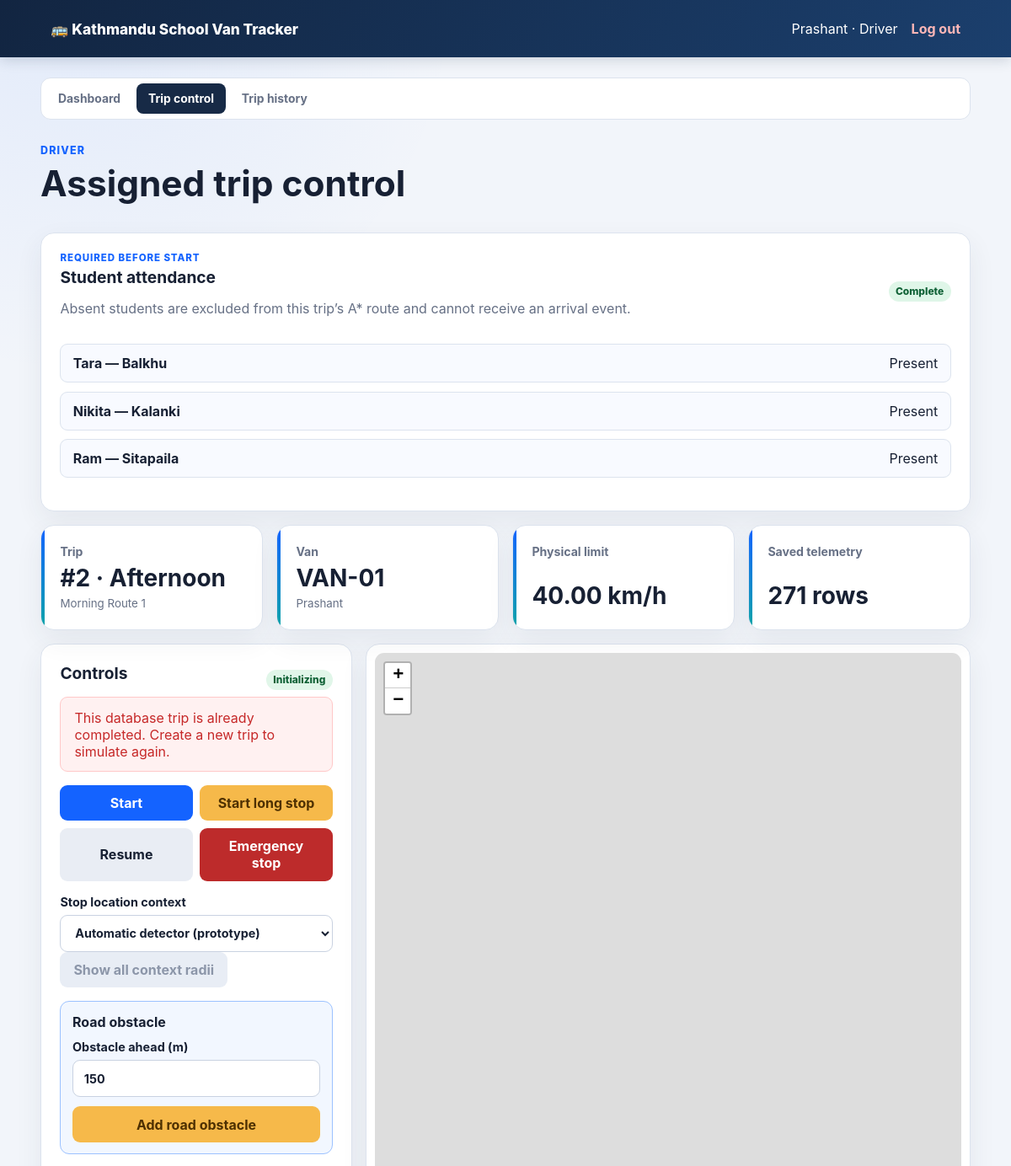
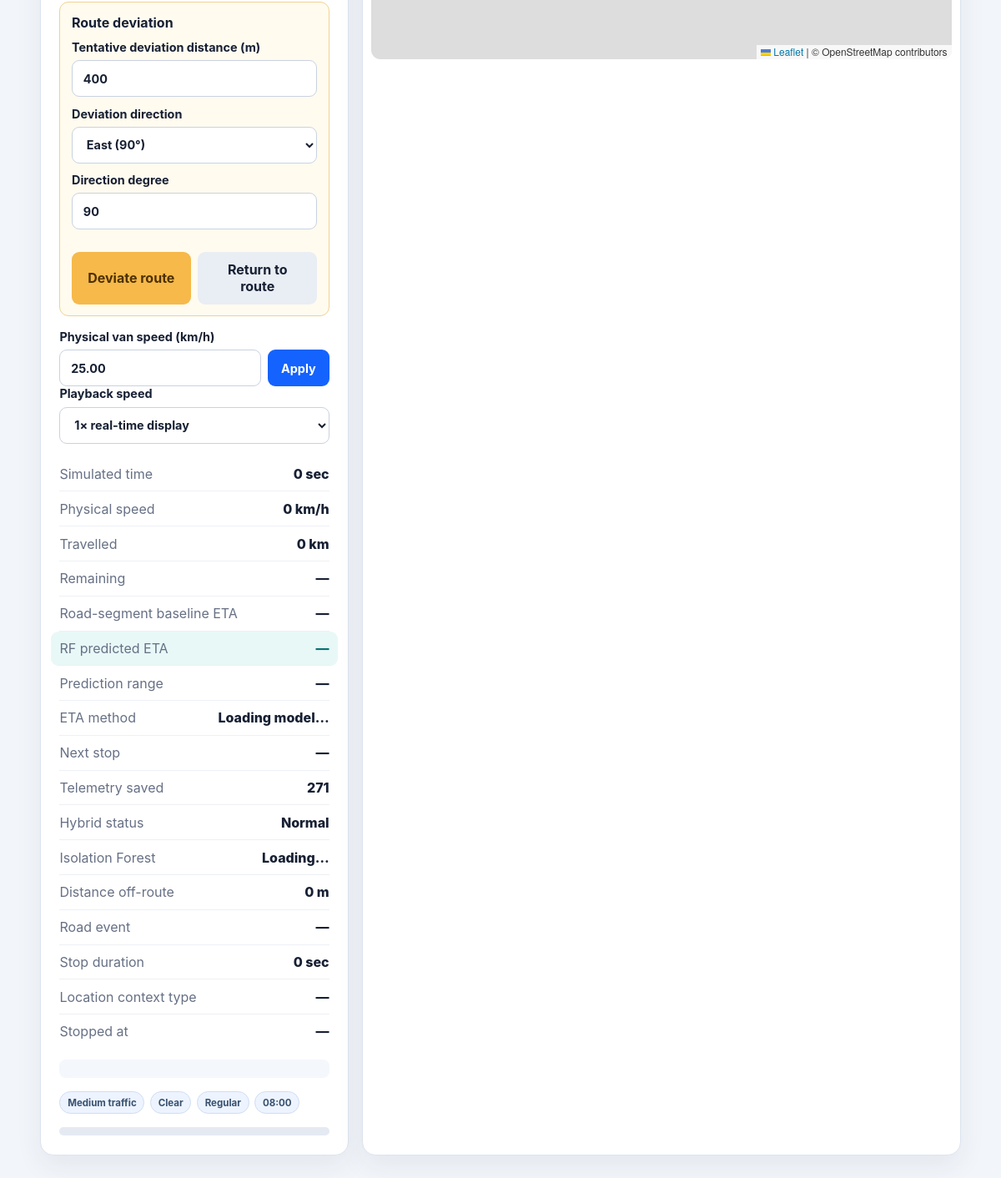
Screenshot of /trip-control.php?trip_id=2 (signed in) with the database file from the repository (2 pictures, top to bottom).
### tables this page shows
CREATE TABLE `trip_stops` (
  `id` bigint(20) unsigned NOT NULL AUTO_INCREMENT,
  `trip_id` bigint(20) unsigned NOT NULL,
  `student_id` bigint(20) unsigned DEFAULT NULL,
  `stop_order` smallint(5) unsigned NOT NULL,
  `stop_name` varchar(255) NOT NULL,
  `stop_lat` decimal(10,8) NOT NULL,
  `stop_lng` decimal(11,8) NOT NULL,
  `route_distance_m` decimal(12,2) DEFAULT NULL,
  `stop_type` enum('student_home','school','depot') NOT NULL,
  `attendance_status` enum('unmarked','present','absent') NOT NULL DEFAULT 'unmarked',
  `attendance_marked_at` datetime DEFAULT NULL,
  `attendance_marked_by` bigint(20) unsigned DEFAULT NULL,
  `status` enum('pending','arrived','skipped') NOT NULL DEFAULT 'pending',
  `arrived_at` datetime DEFAULT NULL,
  PRIMARY KEY (`id`),
  UNIQUE KEY `uq_trip_stop_order` (`trip_id`,`stop_order`),
  KEY `fk_trip_stops_student` (`student_id`),
  KEY `idx_trip_stops_attendance` (`trip_id`,`attendance_status`),
  KEY `fk_trip_stops_attendance_user` (`attendance_marked_by`),
  CONSTRAINT `fk_trip_stops_attendance_user` FOREIGN KEY (`attendance_marked_by`) REFERENCES `users` (`id`) ON DELETE SET NULL,
  CONSTRAINT `fk_trip_stops_student` FOREIGN KEY (`student_id`) REFERENCES `students` (`id`) ON DELETE SET NULL,
  CONSTRAINT `fk_trip_stops_trip` FOREIGN KEY (`trip_id`) REFERENCES `trips` (`id`) ON DELETE CASCADE
);

CREATE TABLE `trips` (
  `id` bigint(20) unsigned NOT NULL AUTO_INCREMENT,
  `route_id` bigint(20) unsigned NOT NULL,
  `van_id` bigint(20) unsigned NOT NULL,
  `driver_id` bigint(20) unsigned NOT NULL,
  `trip_type` enum('morning','afternoon') NOT NULL,
  `status` enum('scheduled','active','paused','emergency','completed','cancelled') NOT NULL DEFAULT 'scheduled',
  `started_at` datetime DEFAULT NULL,
  `completed_at` datetime DEFAULT NULL,
  `simulated_elapsed_sec` int(10) unsigned NOT NULL DEFAULT 0,
  `current_lat` decimal(10,8) DEFAULT NULL,
  `current_lng` decimal(11,8) DEFAULT NULL,
  `physical_speed_kmh` decimal(6,2) NOT NULL DEFAULT 0.00,
  `playback_multiplier` decimal(5,2) NOT NULL DEFAULT 1.00,
  `total_distance_m` decimal(12,2) NOT NULL DEFAULT 0.00,
  `distance_travelled_m` decimal(12,2) NOT NULL DEFAULT 0.00,
  `reached_stop_count` smallint(5) unsigned NOT NULL DEFAULT 0,
  `heading_deg` decimal(6,2) NOT NULL DEFAULT 0.00,
  `scenario_traffic_level` enum('low','medium','high') NOT NULL DEFAULT 'medium',
  `scenario_weather` enum('clear','rain','heavy_rain','fog') NOT NULL DEFAULT 'clear',
  `scenario_school_period` enum('regular','exam','half_day') NOT NULL DEFAULT 'regular',
  `scenario_hour_of_day` tinyint(3) unsigned NOT NULL DEFAULT 8,
  `scenario_day_of_week` tinyint(3) unsigned NOT NULL DEFAULT 0,
  `route_road_type` varchar(50) NOT NULL DEFAULT 'unclassified',
  `baseline_duration_sec` decimal(10,2) DEFAULT NULL,
  `predicted_eta_sec` decimal(10,2) DEFAULT NULL,
  `predicted_eta_lower_sec` decimal(10,2) DEFAULT NULL,
  `predicted_eta_upper_sec` decimal(10,2) DEFAULT NULL,
  `eta_model_version` varchar(80) DEFAULT NULL,
  `random_seed` int(10) unsigned DEFAULT NULL,
  `created_at` timestamp NOT NULL DEFAULT current_timestamp(),
  PRIMARY KEY (`id`),
  KEY `idx_trips_status` (`status`),
  KEY `idx_trips_van` (`van_id`),
  KEY `fk_trips_route` (`route_id`),
  KEY `fk_trips_driver` (`driver_id`),
  CONSTRAINT `fk_trips_driver` FOREIGN KEY (`driver_id`) REFERENCES `drivers` (`id`),
  CONSTRAINT `fk_trips_route` FOREIGN KEY (`route_id`) REFERENCES `routes` (`id`),
  CONSTRAINT `fk_trips_van` FOREIGN KEY (`van_id`) REFERENCES `vans` (`id`)
);

CREATE TABLE `routes` (
  `id` bigint(20) unsigned NOT NULL AUTO_INCREMENT,
  `name` varchar(120) NOT NULL,
  `start_name` varchar(160) NOT NULL,
  `start_lat` decimal(10,8) NOT NULL,
  `start_lng` decimal(11,8) NOT NULL,
  `school_name` varchar(160) NOT NULL,
  `school_lat` decimal(10,8) NOT NULL,
  `school_lng` decimal(11,8) NOT NULL,
  `algorithm` enum('astar','contraction_hierarchy') NOT NULL DEFAULT 'astar',
  `active` tinyint(1) NOT NULL DEFAULT 1,
  `created_at` timestamp NOT NULL DEFAULT current_timestamp(),
  PRIMARY KEY (`id`)
);

### web/trip-control.php (the view, shortened to what the rows shown need)
<?php
require_once __DIR__ . '/includes/auth.php';
require_once __DIR__ . '/includes/layout.php';
$pdo = database();
$tripId = positive_int($_GET['trip_id'] ?? null);
$trip = null;
$attendanceComplete = false;
$attendanceRequired = false;
$studentTripStops = [];
$lastSavedSample = -1;
if ($tripId !== null && find_accessible_trip($pdo, $tripId) !== null) {
    $tripStatement = $pdo->prepare(
        'SELECT t.*, r.name AS route_name, r.start_name, r.start_lat, r.start_lng,
                r.school_name, r.school_lat, r.school_lng,
                v.van_number, v.plate_number, v.speed_limit_kmh,
                u.name AS driver_name
         FROM trips t
         JOIN routes r ON r.id = t.route_id
         JOIN vans v ON v.id = t.van_id
         JOIN drivers d ON d.id = t.driver_id
         JOIN users u ON u.id = d.user_id
         WHERE t.id = :trip_id'
    );
    $tripStatement->execute(['trip_id' => $tripId]);
    $trip = $tripStatement->fetch() ?: null;
    if ($trip !== null) {
        $attendanceRequired = $trip['trip_type'] === 'afternoon';
        $stopStatement = $pdo->prepare(
            'SELECT * FROM trip_stops
             WHERE trip_id = :trip_id ORDER BY stop_order'
        );
        $stopStatement->execute(['trip_id' => $tripId]);
        $tripStops = $stopStatement->fetchAll();
        $studentTripStops = array_values(array_filter(
            $tripStops,
            static fn(array $stop): bool => $stop['student_id'] !== null
        ));
        $attendanceComplete = !$attendanceRequired || (
            count($studentTripStops) > 0
            && count(array_filter(
                $studentTripStops,
                static fn(array $stop): bool => in_array(
                    $stop['attendance_status'], ['present', 'absent'], true
                )
            )) === count($studentTripStops)
        );
        $sampleStatement = $pdo->prepare(
            'SELECT COALESCE(MAX(sample_index), -1)
             FROM trip_telemetry WHERE trip_id = :trip_id'
        );
        $sampleStatement->execute(['trip_id' => $tripId]);
        $lastSavedSample = (int) $sampleStatement->fetchColumn();
    }
}
render_header('Driver trip control');
?>
<link rel="stylesheet" href="https://unpkg.com/leaflet@1.9.4/dist/leaflet.css">
<div class="page-heading">
    <div>
        <h1>Assigned trip control</h1>
    </div>
</div>
<?php if ($trip !== null): ?>
    <?php if ($attendanceRequired): ?>
    <section class="panel attendance-panel">
        <div class="simulation-status-row">
            <div>
                <span class="panel-kicker">Required before Start</span>
                <h2>Student attendance</h2>
                <p class="muted">Absent students are excluded from this trip’s A* route and cannot receive an arrival event.</p>
            </div>
            <span class="status-badge <?= $attendanceComplete ? 'status-active' : 'status-paused' ?>">
                <?= $attendanceComplete ? 'Complete' : 'Required' ?>
            </span>
        </div>
        <?php if ($trip['status'] === 'scheduled'): ?>
            <form method="post" class="attendance-form">
                <input type="hidden" name="csrf_token" value="<?= csrf_token() ?>">
                <input type="hidden" name="action" value="save_attendance">
                <div class="attendance-list">
                    <?php foreach ($studentTripStops as $studentStop): ?>
                        <fieldset class="attendance-row">
                            <legend><?= escape($studentStop['stop_name']) ?></legend>
                            <label><input type="radio"
                                name="attendance[<?= (int) $studentStop['id'] ?>]"
                                value="present"
                                <?= $studentStop['attendance_status'] === 'present' ? 'checked' : '' ?> required> Present</label>
                            <label><input type="radio"
                                name="attendance[<?= (int) $studentStop['id'] ?>]"
                                value="absent"
                                <?= $studentStop['attendance_status'] === 'absent' ? 'checked' : '' ?> required> Absent</label>
                        </fieldset>
                    <?php endforeach; ?>
                </div>
                <button type="submit">Save attendance</button>
            </form>
        <?php else: ?>
            <div class="attendance-list">
                <?php foreach ($studentTripStops as $studentStop): ?>
                    <div class="attendance-row">
                        <strong><?= escape($studentStop['stop_name']) ?></strong>
                        <span><?= escape(ucfirst($studentStop['attendance_status'])) ?></span>
                    </div>
                <?php endforeach; ?>
            </div>
        <?php endif; ?>
    </section>
    <?php endif; ?>
    <section class="metric-grid simulation-metrics">
        <?php
        status_card('Trip', '#' . $trip['id'] . ' · ' . ucfirst($trip['trip_type']), $trip['route_name']);
        ?>
    </section>
    <section class="simulation-layout">
        <aside class="panel simulation-controls">
            <div class="simulation-status-row">
                <div>
                    <h2>Controls</h2>
                </div>
                <span id="simulation-status" class="status-badge">Initializing</span>
            </div>
            <div id="simulation-error" class="alert alert-danger" hidden></div>
            <div class="control-button-grid">
                <button id="start-trip">Start</button>
                <button id="pause-trip" class="warning-button">Start long stop</button>
                <button id="resume-trip" class="secondary-button">Resume</button>
                <button id="emergency-trip" class="danger-button">Emergency stop</button>
            </div>
            <label>Stop location context
                <select id="stop-context">
                    <option value="auto" selected>Automatic detector (prototype)</option>
                </select>
            </label>
            <button id="toggle-context-radius" type="button"
                    class="secondary-button" disabled>
                Show all context radii
            </button>
            <div class="obstacle-demo-box">
                <div>
                    <strong>Road obstacle</strong>
                </div>
                <label>Obstacle ahead (m)
                    <input id="obstacle-distance" type="number" min="30" max="2000"
                           step="10" value="150">
                </label>
                <button id="add-obstacle" type="button" class="warning-button">
                    Add road obstacle
                </button>
            </div>
            <div class="anomaly-demo-box">
                <div>
                    <strong>Route deviation</strong>
                </div>
                <label>Tentative deviation distance (m)
                    <input id="deviation-distance" type="number" min="20" max="2000"
                           step="10" value="400">
                </label>
                <label>Deviation direction
                    <select id="deviation-direction">
                        <option value="90" selected>East (90°)</option>
                    </select>
                </label>
                <label>Direction degree
                    <input id="deviation-bearing" type="number" min="0" max="359"
                           step="1" value="90">
                </label>
                <div class="control-button-grid compact-grid">
                    <button id="start-deviation" type="button" class="warning-button">
                        Deviate route
                    </button>
                    <button id="return-route" type="button" class="secondary-button">
                        Return to route
                    </button>
                </div>
            </div>
            <label>Physical van speed (km/h)
                <div class="input-action-row">
                    <input id="physical-speed" type="number" min="0" max="150" step="1"
                           value="<?= escape((string) $trip['physical_speed_kmh']) ?>">
                    <button id="apply-speed" type="button">Apply</button>
                </div>
            </label>
            <label>Playback speed
                <select id="playback-speed">
                    <option value="1">1× real-time display</option>
                </select>
            </label>
            <dl class="route-results">
                <div><dt>Simulated time</dt><dd id="simulated-time">0 sec</dd></div>
                <div><dt>Physical speed</dt><dd id="current-speed">0 km/h</dd></div>
                <div><dt>Travelled</dt><dd id="travelled-distance">0 km</dd></div>
                <div><dt>Remaining</dt><dd id="remaining-distance">—</dd></div>
                <div><dt>Road-segment baseline ETA</dt><dd id="baseline-eta">—</dd></div>
                <div class="eta-highlight"><dt>RF predicted ETA</dt><dd id="rf-eta">—</dd></div>
                <div><dt>Prediction range</dt><dd id="rf-eta-range">—</dd></div>
                <div><dt>ETA method</dt><dd id="eta-method">Loading model…</dd></div>
                <div><dt>Next stop</dt><dd id="next-stop">—</dd></div>
                <div><dt>Telemetry saved</dt><dd id="telemetry-count"><?= max(0, $lastSavedSample + 1) ?></dd></div>
                <div><dt>Hybrid status</dt><dd id="anomaly-status">Normal</dd></div>
                <div><dt>Isolation Forest</dt><dd id="if-status">Loading…</dd></div>
                <div><dt>Distance off-route</dt><dd id="deviation-metric">0 m</dd></div>
                <div><dt>Road event</dt><dd id="deviation-navigation">—</dd></div>
                <div><dt>Stop duration</dt><dd id="stop-duration">0 sec</dd></div>
                <div><dt>Location context type</dt><dd id="context-type">—</dd></div>
                <div><dt>Stopped at</dt><dd id="stop-location">—</dd></div>
            </dl>
            <p id="anomaly-reason" class="muted anomaly-reason"></p>
            <div class="scenario-strip" aria-label="ETA scenario">
                <span><?= escape(ucfirst($trip['scenario_traffic_level'])) ?> traffic</span>
                <span><?= escape(str_replace('_', ' ', ucfirst($trip['scenario_weather']))) ?></span>
                <span><?= escape(str_replace('_', ' ', ucfirst($trip['scenario_school_period']))) ?></span>
                <span><?= sprintf('%02d:00', (int) $trip['scenario_hour_of_day']) ?></span>
            </div>
            <div class="progress">
            </div>
        </aside>
        <section class="panel map-panel">
            <div id="simulation-map"></div>
        </section>
    </section>
<?php endif; ?>
<?php render_footer(); ?>

### web/includes/layout.php (shortened to what the rows shown need)
<?php
function render_header(string $title): void
{
    ?>
<!doctype html>
<html lang="en">
<head>
    <link rel="stylesheet" href="<?= APP_BASE_URL ?>/assets/css/app.css?v=16">
</head>
<body>
<main class="page">
    <?php
}
function render_footer(): void
{
    ?>
</main>
</body>
</html>
    <?php
}
function status_card(string $label, string|int $value, string $hint = ''): void
{
    ?>
    <article class="metric-card">
        <span class="metric-label"><?= escape($label) ?></span>
        <strong><?= escape((string) $value) ?></strong>
        <?php if ($hint !== ''): ?>
            <small><?= escape($hint) ?></small>
        <?php endif; ?>
    </article>
    <?php
}
    ?>

### rows the page displays
trip_stops: stop_name "Tara — Balkhu", attendance_status "Present"
trip_stops: stop_name "Nikita — Kalanki", attendance_status "Present"
trip_stops: stop_name "Ram — Sitapaila", attendance_status "Present"
trips: route.name "Morning Route 1 Prashant", physical_speed_kmh "25.00", scenario_traffic_level "Medium", scenario_weather "Clear", scenario_school_period "Regular", scenario_hour_of_day "08"

### other values shown
APP_NAME "Kathmandu School Van Tracker"
$userName "Prashant"
$role "Driver"
$label "Dashboard"
$label "Trip control"
$label "Trip history"
$label "Trip Van Physical limit Saved telemetry"
$value "#2 · Afternoon VAN-01 40.00 km/h 271 rows"
max(0, $lastSavedSample + 1) "271"
